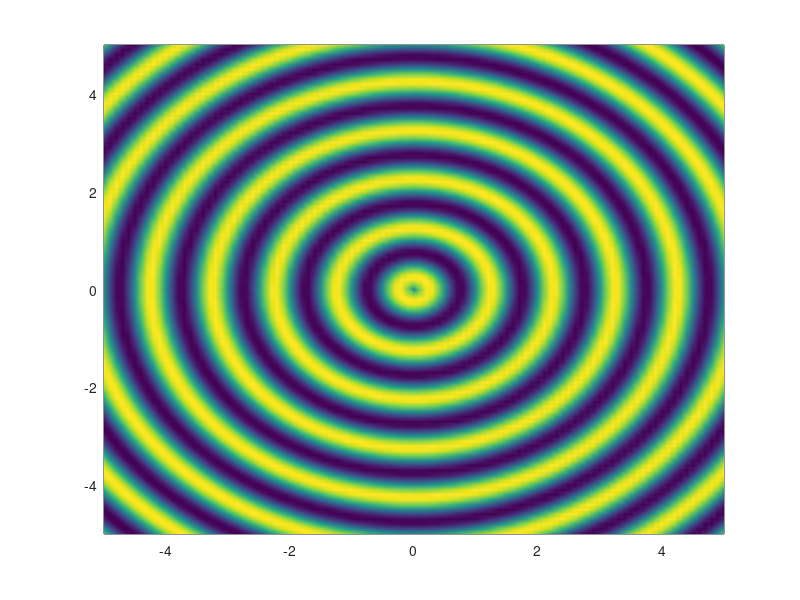

Recreate this plot in MATLAB.
%a)

T_1 = 0:0.01:5;
x = 2*sin((4*pi)*T_1);
%plot(T_1,x);

%b)

y = cos(10*pi*T_1);
%plot(T_1,y);

%c)
z = x.*y;
%plot(T_1,z);

%d)
T_2 = 0:0.01:10;
w = 3 * sin(pi*T_2) + 2 * sin(6*pi*T_2);
%plot(T_2,w);

%e)
T_3=0:0.01:5;
T_4=0:0.01:5;
q = 2 * sin(2*pi*((2*T_3)+T_4));
%plot(q);

%2 ao aumentar o periodo de amostragem diminui-se a amplitude dos graficos

%3 
plot(T_1,x,"-r",'LineWidth',0.5);
hold on;
plot(T_1,y,"b--",'LineWidth',2);
plot(T_1,z,"g-",'LineWidth',0.5);
plot(T_2,w,"y-",'LineWidth',2);
hold off;


%4-drawnow
t = 0:0.04:5;
x1 = -5:0.1:5;
x2 = -5:0.1:5;


for k = 1:length(t)
    [X1,X2] = meshgrid(x1,x2);
    r = 2*sin(2*pi*sqrt(X1.^2+X2.^2)-2*pi*t(k));
    pcolor(x1,x2,r)
    shading interp
    drawnow()
end

